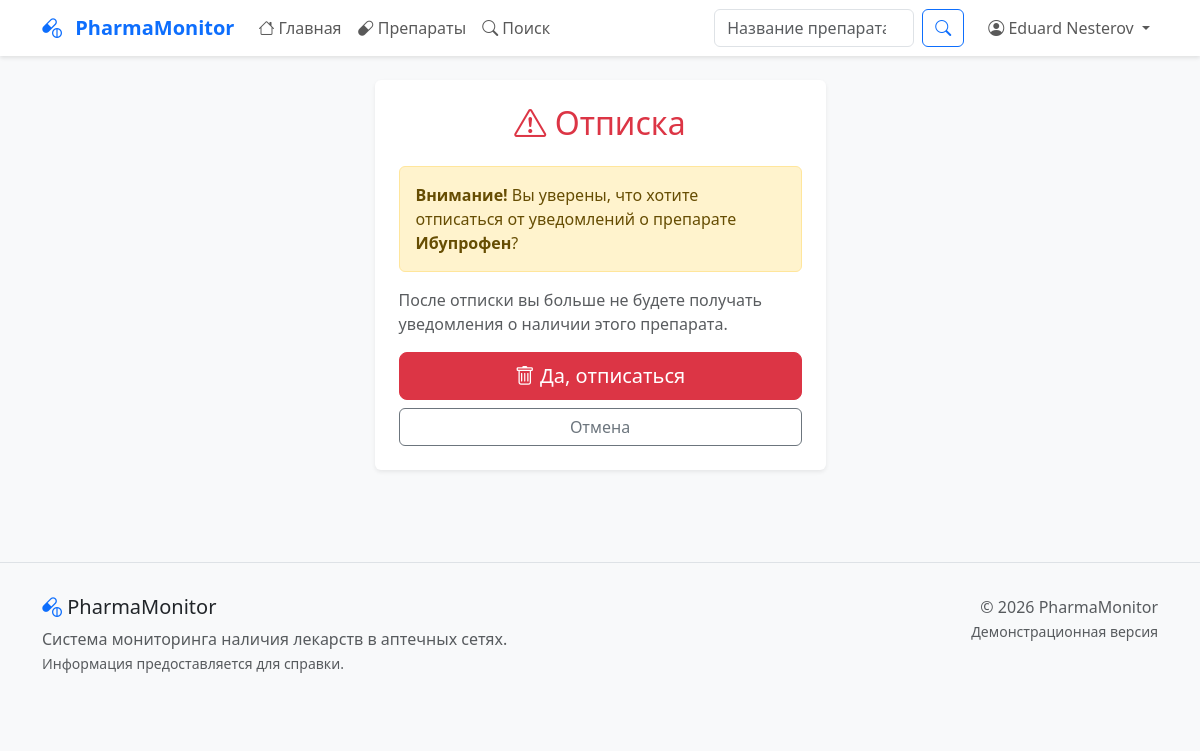
Screenshot of /drugs/subscriptions/19/unsubscribe/ (signed in) with the database file from the repository.
### drugs/models.py (models this page shows, shortened)
class CustomUser(AbstractBaseUser, PermissionsMixin):
    email = models.EmailField("Электронная почта", unique=True)
    username = models.CharField("Имя пользователя", max_length=150, unique=True, blank=True, null=True)
    first_name = models.CharField("Имя", max_length=150, blank=True)
    last_name = models.CharField("Фамилия", max_length=150, blank=True)
    is_staff = models.BooleanField("Сотрудник", default=False)
    is_active = models.BooleanField("Активен", default=True)
    date_joined = models.DateTimeField("Дата регистрации", auto_now_add=True)
    email_notifications = models.BooleanField("Email уведомления", default=True)
    objects = CustomUserManager()
    USERNAME_FIELD = 'email'
    REQUIRED_FIELDS = ['username']  # Важно: добавьте username сюда
    class Meta:
        verbose_name = "Пользователь"
        verbose_name_plural = "Пользователи"
        db_table = 'custom_user'  # Явно указываем имя таблицы
    def get_full_name(self):
        full_name = f"{self.first_name} {self.last_name}".strip()
        return full_name if full_name else self.email

class UserSubscription(models.Model):
    user = models.ForeignKey(settings.AUTH_USER_MODEL, on_delete=models.CASCADE, verbose_name="Пользователь")
    drug = models.ForeignKey(Drug, on_delete=models.CASCADE, verbose_name="Препарат")
    city = models.CharField("Город", max_length=100, blank=True, null=True)
    max_price = models.DecimalField("Максимальная цена", max_digits=10, decimal_places=2, blank=True, null=True)
    is_active = models.BooleanField("Активна", default=True)
    created_at = models.DateTimeField("Дата создания", auto_now_add=True)
    class Meta:
        verbose_name = "Подписка пользователя"
        verbose_name_plural = "Подписки пользователей"
        unique_together = ['user', 'drug', 'city']

class Drug(models.Model):
    mnn = models.CharField("МНН (Международное название)", max_length=255)
    trade_name = models.CharField("Торговое название", max_length=255)
    form = models.CharField("Форма выпуска", max_length=100)
    dosage = models.CharField("Дозировка", max_length=100)
    manufacturer = models.CharField("Производитель", max_length=255)
    atx_code = models.CharField("АТХ код", max_length=20, blank=True, null=True)
    description = models.TextField("Описание", blank=True, null=True)
    created_at = models.DateTimeField("Дата добавления", auto_now_add=True)
    updated_at = models.DateTimeField("Дата обновления", auto_now=True)
    class Meta:
        verbose_name = "Препарат"
        verbose_name_plural = "Препараты"
        ordering = ['trade_name']

### drugs/views.py (the view)
# urls.py: path('subscriptions/<int:subscription_id>/unsubscribe/', views.unsubscribe, name='unsubscribe'),
@login_required
def unsubscribe(request, subscription_id):
    subscription = get_object_or_404(UserSubscription, id=subscription_id, user=request.user)
    if request.method == 'POST':
        drug_name = subscription.drug.trade_name
        subscription.delete()
        messages.success(request, f'Вы отписались от уведомлений о препарате {drug_name}.')
        return redirect('drugs:my_subscriptions')
    return render(request, 'drugs/unsubscribe.html', {'subscription': subscription})

### drugs/templates/drugs/unsubscribe.html (shortened to what this page needs)
{% extends 'base.html' %}
{% block content %}
<div class="row justify-content-center">
    <div class="col-md-6 col-lg-5">
        <div class="card shadow-sm border-danger">
            <div class="card-body p-4">
                <h2 class="card-title text-center mb-4 text-danger">
                    <i class="bi bi-exclamation-triangle"></i> Отписка
                </h2>
                <div class="alert alert-warning">
                    <strong>Внимание!</strong> Вы уверены, что хотите отписаться от уведомлений о препарате
                    <strong>{{ subscription.drug.trade_name }}</strong>?
                </div>
                <p class="text-muted">
                    После отписки вы больше не будете получать уведомления о наличии этого препарата.
                </p>
                <form method="post">
                    <div class="d-grid gap-2">
                        <button type="submit" class="btn btn-danger btn-lg">
                            <i class="bi bi-trash"></i> Да, отписаться
                        </button>
                        <a href="{% url 'drugs:my_subscriptions' %}" class="btn btn-outline-secondary">
                            Отмена
                        </a>
                    </div>
                </form>
            </div>
        </div>
    </div>
</div>
{% endblock %}

### templates/base.html (shortened to what this page needs)
<!DOCTYPE html>
<html lang="ru">
<head>
    <link href="https://cdn.jsdelivr.net/npm/bootstrap@5.3.0/dist/css/bootstrap.min.css" rel="stylesheet">
    <link rel="stylesheet" href="https://cdn.jsdelivr.net/npm/bootstrap-icons@1.10.0/font/bootstrap-icons.css">
</head>
<body>
    <nav class="navbar navbar-expand-lg navbar-light bg-white navbar-shadow">
        <div class="container">
            <a class="navbar-brand text-primary" href="{% url 'home' %}">
                <i class="bi bi-capsule-pill me-2"></i>
                <strong>PharmaMonitor</strong>
            </a>
            <div class="collapse navbar-collapse" id="navbarNav">
                <ul class="navbar-nav me-auto">
                    <li class="nav-item">
                        <a class="nav-link" href="{% url 'home' %}">
                            <i class="bi bi-house"></i> Главная
                        </a>
                    </li>
                    <li class="nav-item">
                        <a class="nav-link" href="{% url 'drugs:drug_list' %}">
                            <i class="bi bi-capsule"></i> Препараты
                        </a>
                    </li>
                    <li class="nav-item">
                        <a class="nav-link" href="{% url 'drugs:drug_search' %}">
                            <i class="bi bi-search"></i> Поиск
                        </a>
                    </li>
                </ul>
                <form class="d-flex me-3" method="get" action="{% url 'drugs:drug_search' %}">
                    <input class="form-control me-2" type="search" name="q"
                           placeholder="Название препарата..." style="width: 200px;">
                    <button class="btn btn-outline-primary" type="submit">
                        <i class="bi bi-search"></i>
                    </button>
                </form>
                <ul class="navbar-nav">
                    {% if user.is_authenticated %}
                        <li class="nav-item dropdown">
                            <a class="nav-link dropdown-toggle" href="#" id="userDropdown" role="button" data-bs-toggle="dropdown">
                                <i class="bi bi-person-circle"></i> {{ user.get_full_name|default:user.email }}
                            </a>
                        </li>
                    {% endif %}
                </ul>
            </div>
        </div>
    </nav>
    <main class="container py-4">
        {% block content %}{% endblock %}
    </main>
    <footer class="mt-5">
        <div class="container">
            <div class="row">
                <div class="col-md-6">
                    <h5><i class="bi bi-capsule-pill text-primary"></i> PharmaMonitor</h5>
                    <p class="text-muted">
                        Система мониторинга наличия лекарств в аптечных сетях.<br>
                        <small>Информация предоставляется для справки.</small>
                    </p>
                </div>
                <div class="col-md-6 text-md-end">
                    <p class="mb-0 text-muted">
                        &copy; {% now "Y" %} PharmaMonitor<br>
                        <small>Демонстрационная версия</small>
                    </p>
                </div>
            </div>
        </div>
    </footer>
</body>
</html>

### templates/base.html (style rules this page uses)
body { font-family: 'Segoe UI', system-ui, -apple-system, sans-serif; background-color: #f8f9fa; }
.navbar-brand { font-weight: 600; }
.card { border: none; box-shadow: 0 2px 10px rgba(0,0,0,0.08); transition: transform 0.2s; margin-bottom: 20px; }
footer { margin-top: 3rem; padding: 2rem 0; background-color: #f8f9fa; border-top: 1px solid #dee2e6; }
.navbar { box-shadow: 0 2px 4px rgba(0,0,0,0.1); }

### rows the page displays
CustomUser: get_full_name "Eduard Nesterov"
UserSubscription: drug.trade_name "Ибупрофен"
